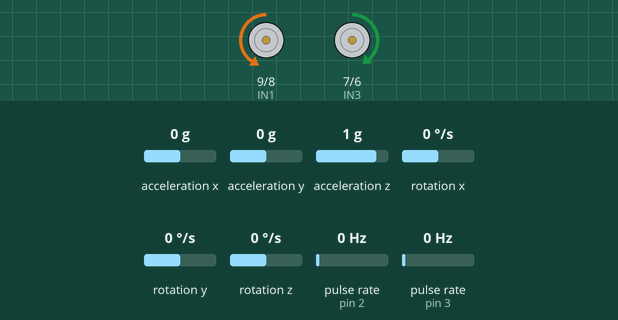
Simulated run of this sketch. Board: Arduino Uno, built with avr-gcc and run on an emulated ATmega328P. On the bench: motor-driver pin pairs drawn as motors (green arrow = first pin HIGH = forward, orange = second pin HIGH = backward, longer = more drive, scaled by the enable pin). Wiring (inferred from the names in the program): 2 × pulse sensor: data pin 2 / data pin 3. The test bench sets the inputs (shaded band); at power-on: pulse rate (sensors on pin 2, pin 3) 0 Hz, rotation z 0 °/s, acceleration x 0 g, acceleration y 0 g, acceleration z 1 g, rotation x 0 °/s, rotation y 0 °/s.

Above: at 3.2 s.
3.3 s: pulse rate (sensor on pin 2) set to 50 Hz
At 5.6 s:
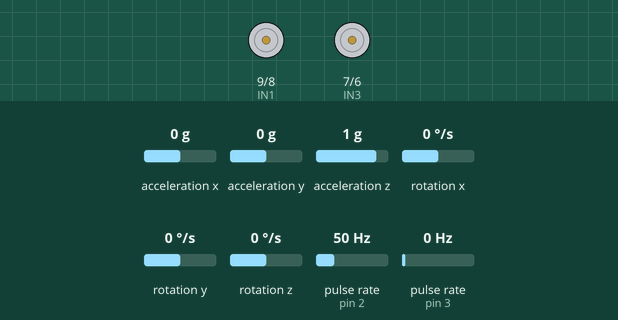
At 6.2 s:
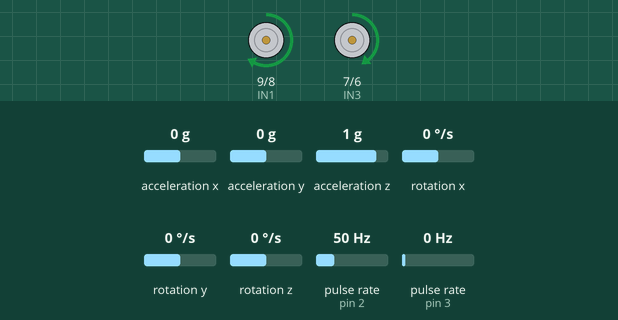
6.3 s: rotation z set to -29 °/s
9.3 s: rotation z set to -35 °/s
Timing chart, 0 to 12.3 s (numbered marks = the images above; inputs shaded):
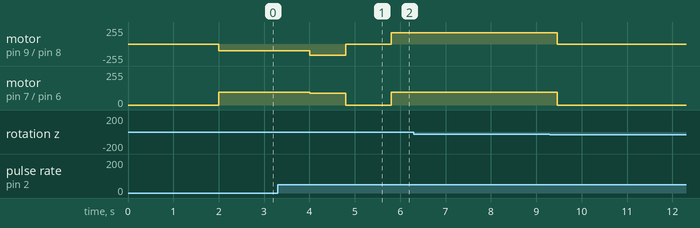

The sketch:

Square.ino
```cpp
#include "Wire.h"
#include <MPU6050_light.h>

MPU6050 mpu(Wire);

int encoder_pin_1 = 2;
int encoder_pin_2 = 3;
int rpm_r, rpm_l;
volatile unsigned int pulses_1;
volatile unsigned int pulses_2;
unsigned long timeold;

#define HOLES_DISC 20

#define ENA 11
#define ENB 10
#define IN4 6
#define IN3 7
#define IN2 8
#define IN1 9

float err_1, err_2, u_1, u_2;
float rpm_setpoint = 100;
float pwm_min = 100;
float pwm_max = 255;
float S_r, S_l, S;

float dt_v, prev_time_v, prev_err_v, curr_time_v, sum_v, u_v;
float k_p_v = 1;
float k_i_v = 0.00;
float k_d_v = 0;

float dt_w, prev_time_w, prev_err_w, curr_time_w, sum_w, u_w;
float k_p_w = 2;
float k_i_w = 0.00;
float k_d_w = 0;

float L = 12.3;
float r = 6.5 / 2;
float rpm_max = 250;
float v_max = rpm_max * r;
float w_max = (r / L) * 250;
float setpoint_v = 5;
float setpoint_w = 0;
float v_pwm_r, v_pwm_l, w_pwm, v, w, pwm_r, pwm_l;

float yaw = 0;
float maxangle[] = {90, 180, 270};
int turn = 0;
bool mode = true;
float off = 0;

void counter_1() {
  pulses_1++;
}

void counter_2() {
  pulses_2++;

}
// для прямого движения использовал регуляторы для линейной и угловой скорости
void Move() {
  if (millis() - timeold >= 1000) {
    detachInterrupt(digitalPinToInterrupt(encoder_pin_1));
    detachInterrupt(digitalPinToInterrupt(encoder_pin_2));

    rpm_r = (pulses_1 * 60) / (HOLES_DISC);
    rpm_l = (pulses_2 * 60) / (HOLES_DISC);

    v_pwm_r = 90;
    v_pwm_l = 99;
    w_pwm = 0;
    v = (rpm_r + rpm_l) / (2 * rpm_max) * 100;
    w = (rpm_r - rpm_l)  / rpm_max * 100;

    float err_v = setpoint_v - v;
    float err_w = setpoint_w - w;
    float pidv = PID_v(err_v);
    float pidw = PID_w(err_w);
    pwm_r = v_pwm_r + pidv + w_pwm + pidw;
    pwm_l = v_pwm_l + pidv - w_pwm - pidw;

    FORWARD(min(max(90, pwm_l), 255), min(max(90, pwm_r), 255));

    timeold = millis();
    pulses_1 = 0;
    pulses_2 = 0;

    attachInterrupt(digitalPinToInterrupt(encoder_pin_1), counter_1, FALLING);
    attachInterrupt(digitalPinToInterrupt(encoder_pin_2), counter_2, FALLING);
  }

}

void setup()
{
  Serial.begin(9600);
  Wire.begin();

  mpu.begin();

  delay(1000);
  mpu.calcOffsets(); // gyro and accelero
  mpu.setFilterGyroCoef(0.98);
  pinMode(encoder_pin_1, INPUT);
  pinMode(encoder_pin_2, INPUT);

  attachInterrupt(0, counter_1, FALLING);
  attachInterrupt(1, counter_2, FALLING);

  pulses_1 = 0;
  pulses_2 = 0;
  rpm_r = 0;
  rpm_l = 0;
  timeold = 0;

  pinMode(IN1, OUTPUT);
  pinMode(IN2, OUTPUT);
  pinMode(IN3, OUTPUT);
  pinMode(IN4, OUTPUT);

}

void loop()
{
  mpu.update();
  S_r = (pulses_1 / HOLES_DISC) * 3.14 * 6.5;
  S_l = (pulses_2 / HOLES_DISC) * 3.14 * 6.5;
  S =  (S_r + S_l) / 2;
  yaw = mpu.getAngleZ();

  if (turn != 4)
  {
    float angle = maxangle[turn];

    if (mode)
    {
      if (S > sm(30))
      {
        Stop();
        mode = !mode;
        delay(1000);
      }
      else
        Move();
    }
    else
      ROTATE_TO(angle);
  }
}

float sm(float sm)
{
  return sm * 0.566;
}

// Для измерения углов были использованы показания гироскопа и отрегулирована мощность сигнала на вход моторов
// Данный подход был использован так как другие методы такие как пид регуляторы не дали удовлетворительных результатов
// и измерение по угловой скорости было не таким точным
void ROTATE_TO (float angle)
{
  if (abs(yaw) >= maxangle[turn] + off)
  {
    Stop();
    turn++;
    mode = !mode;
    pulses_1 = 0;
    pulses_2 = 0;
    off = yaw - maxangle[turn - 1];
    delay(1000);

  }
  else
  {
    ANTIROTATE(97);
  }

}

float PID_v(float err_v)
{
  curr_time_v = millis();
  dt_v = millis() - prev_time_v;

  sum_v += err_v * dt_v;
  float u = k_p_v * err_v + k_i_v * sum_v + k_d_v * (err_v - prev_err_v) / dt_v;
  prev_err_v = err_v;
  prev_time_v = curr_time_v;
  return u;
}

float PID_w(float err_w)
{
  curr_time_w = millis();
  dt_w = millis() - prev_time_w;

  sum_w += err_w * dt_w;
  float u = k_p_w * err_w + k_i_w * sum_w + k_d_w * (err_w - prev_err_w) / dt_w;
  prev_err_w = err_w;
  prev_time_w = curr_time_w;
  return u;
}


void ROTATE (int Speed)
{
  digitalWrite(IN1, LOW);
  digitalWrite(IN2, HIGH);
  digitalWrite(IN3, LOW);
  digitalWrite(IN4, HIGH);
  analogWrite(ENA, Speed);
  analogWrite(ENB, Speed);
}

void ANTIROTATE (int Speed)
{
  digitalWrite(IN1, HIGH);
  digitalWrite(IN2, LOW);
  digitalWrite(IN3, HIGH);
  digitalWrite(IN4, LOW);
  analogWrite(ENA, Speed);
  analogWrite(ENB, Speed);
}

void FORWARD (int Speed1, int Speed2)
{

  digitalWrite(IN1, LOW);
  digitalWrite(IN2, HIGH);
  digitalWrite(IN3, HIGH);
  digitalWrite(IN4, LOW);
  analogWrite(ENA, Speed1);
  analogWrite(ENB, Speed2);
}

void Stop()
{
  analogWrite(ENA, 0);
  analogWrite(ENB, 0);
}
```

Measured:
- after the input at 3.3 s, motor on pin 9 (IN1) / pin 8 (IN2): backward 104/255 → backward 167/255 after 0.70 s, → stopped 0.80 s later, → forward 167/255 1.0 s later; motor on pin 7 (IN3) / pin 6 (IN4): forward 95/255 → forward 90/255 after 0.70 s, → stopped 0.80 s later, → forward 97/255 1.0 s later
- after the input at 6.3 s, every drawn part: stays the same
